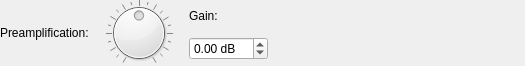
<?xml version="1.0" encoding="UTF-8"?>
<ui version="4.0">
 <class>PreampFilterGUI</class>
 <widget class="QWidget" name="PreampFilterGUI">
  <property name="geometry">
   <rect>
    <x>0</x>
    <y>0</y>
    <width>525</width>
    <height>66</height>
   </rect>
  </property>
  <property name="windowTitle">
   <string notr="true"/>
  </property>
  <layout class="QGridLayout" name="gridLayout">
   <property name="leftMargin">
    <number>0</number>
   </property>
   <property name="topMargin">
    <number>0</number>
   </property>
   <property name="rightMargin">
    <number>0</number>
   </property>
   <property name="bottomMargin">
    <number>0</number>
   </property>
   <property name="spacing">
    <number>0</number>
   </property>
   <item row="0" column="4">
    <widget class="QLabel" name="gainLabel">
     <property name="sizePolicy">
      <sizepolicy hsizetype="Preferred" vsizetype="Fixed">
       <horstretch>0</horstretch>
       <verstretch>0</verstretch>
      </sizepolicy>
     </property>
     <property name="text">
      <string>Gain:</string>
     </property>
    </widget>
   </item>
   <item row="1" column="4">
    <widget class="QDoubleSpinBox" name="doubleSpinBox">
     <property name="sizePolicy">
      <sizepolicy hsizetype="Minimum" vsizetype="Fixed">
       <horstretch>0</horstretch>
       <verstretch>0</verstretch>
      </sizepolicy>
     </property>
     <property name="accelerated">
      <bool>true</bool>
     </property>
     <property name="suffix">
      <string> dB</string>
     </property>
     <property name="minimum">
      <double>-10.000000000000000</double>
     </property>
     <property name="maximum">
      <double>10.000000000000000</double>
     </property>
     <property name="singleStep">
      <double>0.100000000000000</double>
     </property>
    </widget>
   </item>
   <item row="0" column="2" rowspan="2">
    <widget class="QDial" name="dial">
     <property name="sizePolicy">
      <sizepolicy hsizetype="Preferred" vsizetype="Fixed">
       <horstretch>0</horstretch>
       <verstretch>0</verstretch>
      </sizepolicy>
     </property>
     <property name="minimumSize">
      <size>
       <width>0</width>
       <height>66</height>
      </size>
     </property>
     <property name="maximumSize">
      <size>
       <width>16777215</width>
       <height>66</height>
      </size>
     </property>
     <property name="minimum">
      <number>-100</number>
     </property>
     <property name="maximum">
      <number>100</number>
     </property>
     <property name="pageStep">
      <number>20</number>
     </property>
     <property name="orientation">
      <enum>Qt::Vertical</enum>
     </property>
     <property name="notchTarget">
      <double>9.850000000000000</double>
     </property>
     <property name="notchesVisible">
      <bool>true</bool>
     </property>
    </widget>
   </item>
   <item row="0" column="5" rowspan="2">
    <spacer name="horizontalSpacer">
     <property name="orientation">
      <enum>Qt::Horizontal</enum>
     </property>
     <property name="sizeHint" stdset="0">
      <size>
       <width>229</width>
       <height>20</height>
      </size>
     </property>
    </spacer>
   </item>
   <item row="0" column="0" rowspan="2">
    <widget class="QLabel" name="label">
     <property name="text">
      <string>Preamplification:</string>
     </property>
    </widget>
   </item>
  </layout>
 </widget>
 <resources/>
 <connections/>
</ui>
